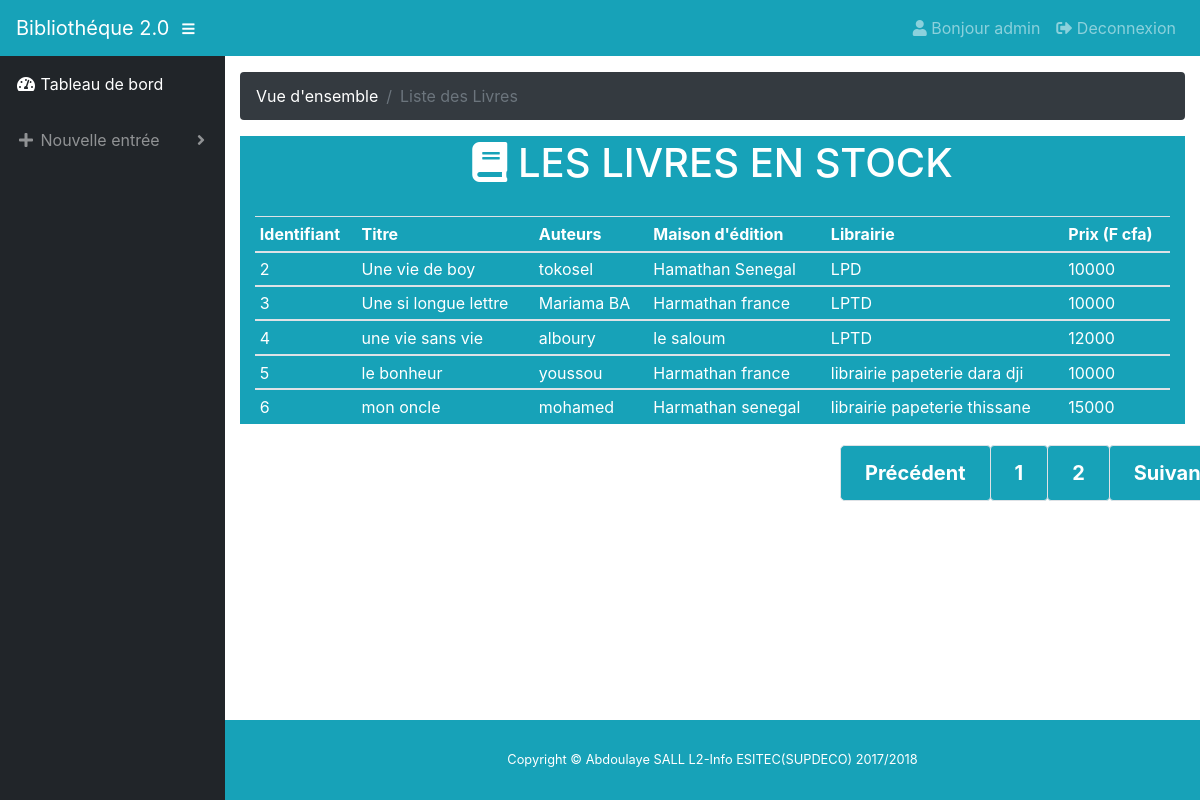
The page /livres.php (signed in) on the database its author committed.
### tables this page shows
CREATE TABLE IF NOT EXISTS `livres` (
  `id_livre` int(11) NOT NULL AUTO_INCREMENT,
  `titre` varchar(255) NOT NULL,
  `auteurs` varchar(255) NOT NULL,
  `maison_edition` varchar(255) NOT NULL,
  `id_lib` int(11) NOT NULL,
  `nombre_pages` int(60) NOT NULL,
  `stock` int(255) NOT NULL,
  `prix` int(255) NOT NULL,
  PRIMARY KEY (`id_livre`),
  KEY `fk_lib` (`id_lib`)
);

CREATE TABLE IF NOT EXISTS `librairie` (
  `id_lib` int(11) NOT NULL AUTO_INCREMENT,
  `nom` varchar(60) NOT NULL,
  `adresse` varchar(255) NOT NULL,
  PRIMARY KEY (`id_lib`)
);

### livres.php (the view, shortened to what this page needs)
<?php
$db = mysqli_connect('localhost', 'root', '', 'bibiotheque');
?>
<!DOCTYPE html>
<html lang="fr">
  <head>
    <link href="bootstrap/css/bootstrap.min.css" rel="stylesheet">
    <link href="fontawesome-free/css/all.min.css" rel="stylesheet" type="text/css">
    <link href="datatables/dataTables.bootstrap4.css" rel="stylesheet">
    <link type="text/css" href="css/sb-admin.css" rel="stylesheet">
    <link rel="stylesheet" type="text/css" href="css/main.css">
  </head>
  <body id="page-top">
    <nav class="navbar navbar-expand navbar-dark bg-info static-top">
       <?php
      if ($_SESSION['login'] == "admin") {
          echo ('<a class="navbar-brand mr-1" href="admin.php">Bibliothéque 2.0</a>');
        }else{
          echo ('<a class="navbar-brand mr-1" href="accueil.php">Bibliothéque 2.0</a>');
        }
      ?>
      <button class="btn btn-link btn-sm text-white order-1 order-sm-0" id="sidebarToggle" href="#">
        <i class="fas fa-bars"></i>
      </button>
        <div class="collapse navbar-collapse" id="navbarResponsive">
          <ul class="navbar-nav ml-auto">
            <li class="nav-item"><a class="nav-link js-scroll-trigger"><i class="fas fa-user"></i> <?php echo "Bonjour ".$_SESSION['login'];?></a></li>
            <li class="nav-item">
              <a class="nav-link js-scroll-trigger" href="index.php"><i class="fas fa-sign-out-alt"></i> Deconnexion</a>
            </li>
          </ul>
        </div>
    </nav>
    <div id="wrapper">
      <ul class="sidebar navbar-nav">
        <li class="nav-item active">
          <a class="nav-link" href="#">
            <i class="fas fa-fw fa-tachometer-alt"></i>
            <span>Tableau de bord</span>
          </a>
        </li>
        <li class="nav-item dropdown">
          <a class="nav-link dropdown-toggle" href="#" id="pagesDropdown" role="button" data-toggle="dropdown" aria-haspopup="true" aria-expanded="false">
            <i class="fas fa-fw fa-plus"></i>
            <span>Nouvelle entrée</span>
          </a>
        </li>
      </ul>
      <div id="content-wrapper">
        <div class="container-fluid">
          <ol class="breadcrumb bg-dark">
            <li class="breadcrumb-item">
              <?php
              if ($_SESSION['login'] == "admin") {
                  echo ('<a class="breadcrumb-item active" style="color:white;" href="admin.php">Vue d\'ensemble</a>');
                }else{
                  echo ('<a class="breadcrumb-item active" style="color:white;" href="accueil.php">Vue d\'ensemble</a>');
                }
              ?>
            </li>
            <li class="breadcrumb-item active">Liste des Livres</li>
          </ol>
	<div class="row">
		<div class="col-xl-12 col-sm-6 mb-3">
			<div class="col-lg-12 header"><h1 class="section-heading text-uppercase" align="center"><i class="fas fa-book"></i> Les livres en stock</h1></div>
			<div class="col-xl-12 col-sm-6 mb-3 content">
				<?php
				$livreParpage=5;
$retour_total=mysqli_query($db,'SELECT COUNT(*) AS total FROM livres');
$donnees_total=mysqli_fetch_assoc($retour_total);
$total=$donnees_total['total'];
$nombreDePages=ceil($total/$livreParpage);
if(isset($_GET['page']))
{
     $pageActuelle=intval($_GET['page']);
     if($pageActuelle>$nombreDePages)
     {
          $pageActuelle=$nombreDePages;
     }
}
else
{
     $pageActuelle=1;
}
$premiereEntree=($pageActuelle-1)*$livreParpage;
$retourLivre=mysqli_query($db,'SELECT DISTINCT livres.id_livre,livres.titre,livres.auteurs,livres.maison_edition,librairie.nom,livres.prix
                                 FROM livres,librairie
                                 WHERE (livres.id_lib=librairie.id_lib)
                                 ORDER BY id_livre LIMIT '.$premiereEntree.', '.$livreParpage.'');
if($retourLivre){
					echo "<table class='table table-sm table-hover'>\n";
					echo "<thead>\n";
					echo "<tr>\n";
					echo "<th scope='col'>Identifiant</th>\n";
					echo "<th scope='col'>Titre</th>\n";
					echo "<th scope='col'>Auteurs</th>\n";
					echo "<th scope='col'>Maison d'édition</th>\n";
					echo "<th scope='col'>Librairie</th>\n";
					echo "<th scope='col'>Prix (F cfa)</th>\n";
					echo "</thead>\n";
while($donnee_livre=mysqli_fetch_assoc($retourLivre)){
						echo "<tbody>\n";
						echo "<tr>\n";
						echo "<td>".$donnee_livre["id_livre"]."</td>\n";
						echo "<td>".$donnee_livre["titre"]."</td>\n";
						echo "<td>".$donnee_livre["auteurs"]."</td>\n";
						echo "<td>".$donnee_livre["maison_edition"]."</td>\n";
						echo "<td>".$donnee_livre["nom"]."</td>\n";
						echo "<td>".$donnee_livre["prix"]."</td>\n";
						echo "</tbody>\n";
			}
			echo "</table>\n";
		}
			?>
			</div>
		<div class="col-lg-8 pagination pagination-lg" align="center">
				<?php
			echo "<nav aria-label='Page navigation'>";
			echo "<ul class='pagination'>";
			echo "<li class='page-item'><a class='page-link badge badge-info' href='livres.php'>Précédent</a></li>";
			for($i=1; $i<=$nombreDePages; $i++){
			     if($i==$pageActuelle){
			  		echo "<li class='page-item'><a class='page-link badge badge-info' href='livres.php?page=$i''>$i</a></li>";
			     }else{
			          echo "<li class='page-item'> <a class='page-link badge badge-info' href='livres.php?page=$i'>$i</a></li> ";
			     }
			}
			echo "<li class='page-item'><a class='page-link badge badge-info' href='livres.php?page=$i+1'>Suivant</a></li>";
				?>
		</div>
		</div>
		</div>
        </div>
        <footer class="sticky-footer bg-info">
          <div class="container my-auto">
            <div class="copyright text-center my-auto">
              <span>Copyright ©  Abdoulaye SALL L2-Info ESITEC(SUPDECO) 2017/2018</span>
            </div>
          </div>
        </footer>
      </div>
    </div>
  </body>
</html>

### css/sb-admin.css (style rules this page uses)
html { position: relative; min-height: 100%; }
body { height: 100%; color: white; }
#wrapper { display: -webkit-box; display: -ms-flexbox; display: flex; }
#wrapper #content-wrapper { overflow-x: hidden; width: 100%; padding-top: 1rem; padding-bottom: 80px; }
.navbar-nav .nav-item.active .nav-link { color: #fff; }
.navbar-nav .nav-item.dropdown .dropdown-toggle::after { width: 1rem; text-align: center; float: right; vertical-align: 0; border: 0; font-weight: 900; content: '\f105'; font-family: 'Font Awesome 5 Free'; }
.sidebar { width: 90px !important; background-color: #212529; min-height: calc(100vh - 56px); }
.sidebar .nav-item:last-child { margin-bottom: 1rem; }
.sidebar .nav-item .nav-link { text-align: center; padding: 0.75rem 1rem; width: 90px; }
.sidebar .nav-item .nav-link span { font-size: 0.65rem; display: block; }
.sidebar .nav-item.dropdown .dropdown-toggle::after { display: none; }
.sidebar .nav-item .nav-link { color: rgba(255, 255, 255, 0.5); }
@media (min-width: 768px) { .sidebar { width: 225px !important; } }
@media (min-width: 768px) { .sidebar .nav-item .nav-link { display: block; width: 100%; text-align: left; padding: 1rem; width: 225px; } }
@media (min-width: 768px) { .sidebar .nav-item .nav-link span { font-size: 1rem; display: inline; } }
@media (min-width: 768px) { .sidebar .nav-item.dropdown .dropdown-toggle::after { display: block; } }
:root { --input-padding-x: 0.75rem; --input-padding-y: 0.75rem; }
footer.sticky-footer { display: -webkit-box; display: -ms-flexbox; display: flex; position: absolute; right: 0; bottom: 0; width: calc(100% - 90px); height: 80px; background-color: #e9ecef; }
footer.sticky-footer .copyright { line-height: 1; font-size: 0.8rem; }
@media (min-width: 768px) { footer.sticky-footer { width: calc(100% - 225px); } }

### css/main.css (style rules this page uses)
body { background-image: url('biblio.jpg'); }
.header { width: 100%; height: 80px; padding-top: 3px; color: white; background-color: #17a2b8; }
.content { width:100%; background-color: #17a2b8; color: white; }
.pagination { margin-left: 300px; margin-top: 5px; }

### rows shown on the page
livres: id_livre "2", titre "Une vie de boy", auteurs "tokosel", maison_edition "Hamathan Senegal", id_lib.nom "LPD", prix "10000"
livres: id_livre "3", titre "Une si longue lettre", auteurs "Mariama BA", maison_edition "Harmathan france", id_lib.nom "LPTD", prix "10000"
livres: id_livre "4", titre "une vie sans vie", auteurs "alboury", maison_edition "le saloum", id_lib.nom "LPTD", prix "12000"
livres: id_livre "5", titre "le bonheur", auteurs "youssou", maison_edition "Harmathan france", id_lib.nom "librairie papeterie dara dji", prix "10000"
livres: id_livre "6", titre "mon oncle", auteurs "mohamed", maison_edition "Harmathan senegal", id_lib.nom "librairie papeterie thissane", prix "15000"

### other values the page prints
$_SESSION['login'] "admin"
